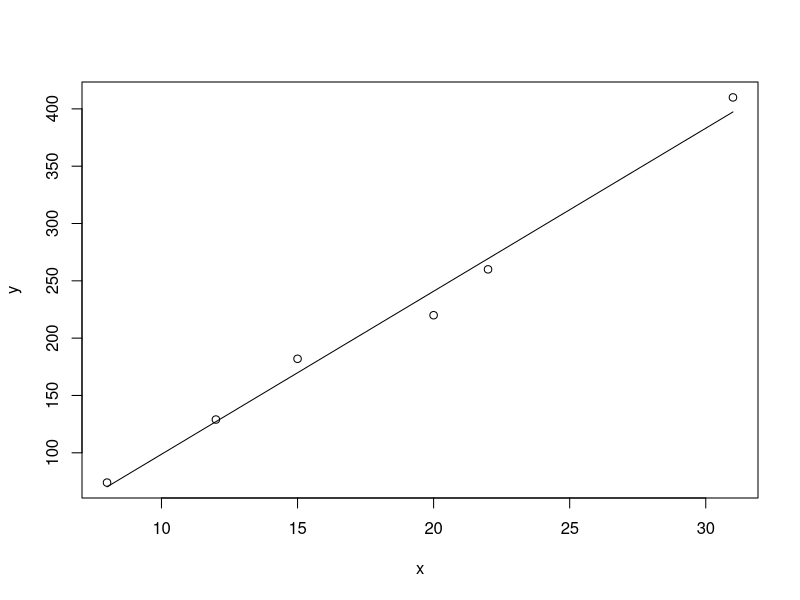
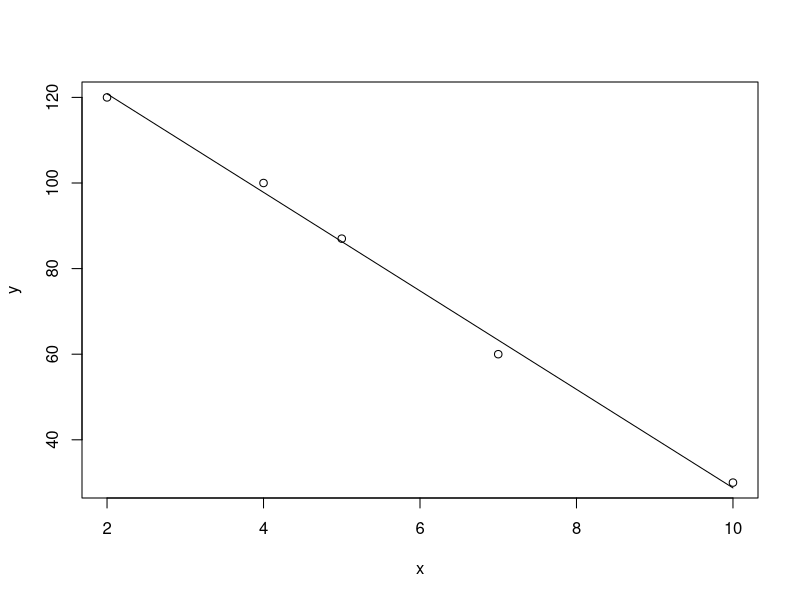

These charts were generated, in order, by the following R code:
## Lab 10 List 10

## Ex 1

x=c(8, 12, 15, 20, 22, 31)
y=c(74, 129, 182, 220, 260, 410)

## 1a)

plot(x, y) ## shows the linear regression in this case

## 1b)

cor(x, y) ## function to check correlation

## checking correlation by formula: r = Sxy / sqrt(Sx^2 * Sy^2) = Sxy / (Sx * Sy)
## --> where Sxy - covariance between x and y;
## --> Sx^2, Sy^2 - variance of x and y.

cov(x, y) / (sd(x) * sd(y))

## Interpretations:
## --> when we have positive value and x increase, then y also increase;
## --> when we have negative value and x increase, then y also decrease.

## Answer: When the number of elves helping with packing increases, then the number of wrapped gifts also increases.
## --> Since correlation = 0.99, there is very strong linear relation between these two features.

## 1c) Calculating the linear regression:

## y_hat = b0_hat + b1_hat * x (hat since it is estimation)
## --> where b1_hat = Sxy / Sx^2; b0_hat = mean(y) - b1_hat * mean(x).
## --> b1_hat - linear regression coefficient

b1_hat = cov(x, y) / var(x) ## var() can be replaced with sd()^2
b0_hat = mean(y) - b1_hat * mean(x)
b1_hat
b0_hat

## In this case: y_hat = 14.22 * x - 43.488.
## Answer: If the number of elves helping with packing increases by 100 (just for convenience to have integer value)
## --> then the number of wrapped gifts will increase by 1422.

## OR WE CAN USE JUST THESE R-FUNCTIONS (THAT DO THE SAME) WHICH CALCULATE ALL THE STUFF ABOVE:

summary(lm(y~x)) ## where column "Estimate" is the most important for us, since it shows b0_hat and b1_hat.

## 1d) Checking the significance of linear regression:

## t0 = r * sqrt(n - 2) / sqrt(1 - r^2)
## Since in this case: b1 = 0; b1 != 0, 
## --> the critical interval is two-sided: R = (-inf; -t(alpha/2, n - 2)) U (t(alpha/2, n - 2); inf).

r = cor(x, y)
n = length(x)
alpha = 0.05
t0 = r * sqrt(n - 2) / sqrt(1 - r^2)
t0

qt(1 - alpha / 2, n - 2)

## t0 belongs to R, therefore:
## --> Answer: At significance level alpha = 0.05, we REJECT H_0 in favor of H_1.
## --> Thus, b1_hat coefficient is significant.

## OR WE CAN USE JUST THESE R-FUNCTIONS (THAT DO THE SAME) WHICH CALCULATE ALL THE STUFF ABOVE:

summary(lm(y~x)) ## but now we are interested in the second line of column Pr(>|t|) (p-value).

## which gives us p_values = 5.83e-05 < alpha = 0.05 which confirms our answer above.

2 * (1 - pt(17.818, n - 2)) ## the same calculation but using CDF-function (i.e., pt)

## 1e) Adding a linear regression function to an existing scatter plot:

curve(14.22 * x - 43.488, add=TRUE)

## 1f) Adding a linear regression function to an existing scatter plot:

## to do that we have to replace x in 14.22 * x - 43.488 by 25, i.e.:

14.22 * 25 - 43.488

## 1g) Determining and interpret the coefficient of determination:

## R^2 = r^2

r^2

## Interpretation: since R^2 = 0.98 in this case, we have very good linear regression model to the data.

## OR WE CAN USE JUST THESE R-FUNCTIONS (THAT DO THE SAME) WHICH CALCULATE ALL THE STUFF ABOVE:

summary(lm(y~x)) ## but now we are interested in the line of 'Multiple R-squared'.

## Ex 2

x=c(2, 4, 5, 7, 10)
y=c(120, 100, 87, 60, 30)

## 2a)

plot(x, y)

## 2b)

cor(x, y)

## Interpretation: When the time of delivering gifts increases then:
## --> the weight of Santa's sleight decreases
## --> Since correlation = 0.99, there is very strong linear relation between these two features.

## 2c)

summary(lm(y~x))

## In this case: y_hat = -11.51 * x + 143.86
## Answer: If the time of delivering gifts increases by 1 (hour), then:
## --> the weight of Santa's sleight decreases by 11.51 (tonns).

## 2d)

## p-value = 9.56e-05

## --> Answer: At significance level alpha = 0.05, we REJECT H_0 in favor of H_1.
## --> Thus, b1_hat coefficient is significant.

## 2e)

curve(-11.51 * x + 143.86, add=TRUE)

## 2f)

-11.51 * 8 + 143.86

## 2g)

## Interpretation: since R^2 = 0.9963 in this case, we have very good linear regression model to the data.

#3
x=c(145, 260, 405, 600, 620, 763)
y=c(4.5, 9, 14.4, 17.5, 24, 26.7)
#4
x=seq(5,35,by=5)
y=c(14.1, 13.8, 12.7, 12.3, 11.5, 11.0, 10.3)
#5
x=c(18, 20, 18, 17, 15)
y=c(2, 3, 3, 4, 5)